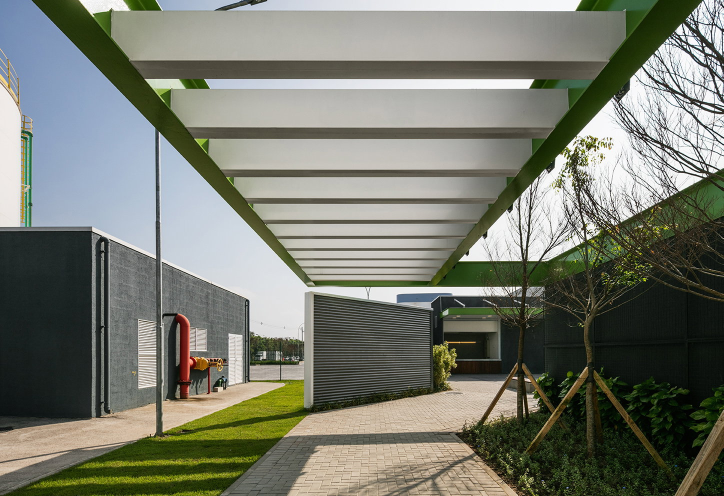
#> input picture assets/img/obras/goodman.jpg, 1447 x 992 px (shown at 1/2 size)
$ python optimize-images.py ../assets/img/og-certek.jpg
#> lines starting #> are read from the running program, lines starting #| are printed output that depends on the picture
#!/usr/bin/env python3
"""Reduz o peso das imagens sem mudar como a página parece.

Três problemas medidos no repositório:

1. Os 40 logos de cliente vieram de fatias de tiras JPEG, salvos em PNG RGBA de
   ~340px de largura. O alfa é totalmente opaco (25% de dados jogados fora), o
   ruído de JPEG não comprime bem em PNG truecolor, e a célula do mosaico exibe
   cerca de 100x47 CSS px.
2. As fotos de obra são servidas no tamanho original — goodman.jpg tem 1447px e
   350 KB para um card que renderiza a ~540 CSS px.
3. A foto do herói entra a opacity 0.28 sob um gradiente 86% opaco, ou seja,
   quase nada da qualidade original chega aos olhos.

Alvos: DPR2 do tamanho real de exibição. Nunca amplia.

Uso:  ../bin/python scripts/optimize-images.py [--dry-run]
Depois:  ../bin/python scripts/add-img-dims.py   (senão o CLS volta)
"""

import pathlib
import sys

from PIL import Image

ROOT = pathlib.Path(__file__).resolve().parent.parent
IMG = ROOT / "assets/img"

DRY = "--dry-run" in sys.argv


def kb(n: int) -> str:
    return f"{n / 1024:.0f} KB"


def processa(path: pathlib.Path, fn) -> tuple[int, int]:
    antes = path.stat().st_size
    if DRY:
        return antes, antes
    fn(path)
    return antes, path.stat().st_size


def logo(path: pathlib.Path) -> None:
    im = Image.open(path).convert("RGBA")
    # o alfa é opaco em todos: descartar o canal antes de quantizar
    if im.getchannel("A").getextrema() == (255, 255):
        im = im.convert("RGB")
    im.thumbnail((190, 190), Image.LANCZOS)
    im.convert("RGB").quantize(colors=128, method=Image.FASTOCTREE).save(
        path, "PNG", optimize=True
    )


def foto(largura_max: int, qualidade: int):
    def _fn(path: pathlib.Path) -> None:
        im = Image.open(path).convert("RGB")
        if im.width > largura_max:
            im.thumbnail((largura_max, largura_max * 4), Image.LANCZOS)
        im.save(path, "JPEG", quality=qualidade, optimize=True, progressive=True)
    return _fn


def main() -> int:
    if DRY:
        print("(dry-run — nada será gravado)\n")

    total_antes = total_depois = 0

    logos = sorted((IMG / "clientes/logos").glob("*.png"))
    print(f"==> {len(logos)} logos de cliente  (exibidos a ~100x47 CSS px)")
    a = d = 0
    for p in logos:
        x, y = processa(p, logo)
        a += x
        d += y
    print(f"    {kb(a)} -> {kb(d)}")
    total_antes += a
    total_depois += d

    # o card renderiza a ~540 CSS px; 1080 cobre DPR2
    print("\n==> fotos de obra  (card a ~540 CSS px, alvo 1080)")
    for nome in ("goodman.jpg", "klabin.jpg", "sca-1.jpg", "clara-resorts-2.jpg"):
        p = IMG / "obras" / nome
        if not p.is_file():
            print(f"    ausente: {nome}")
            continue
        x, y = processa(p, foto(1080, 72))
#> in _fn, im is the input picture: PIL image 1447x992 RGB; mean R, G, B 119.7, 122.6, 110.9
#> in _fn, `im.thumbnail((largura_max, largura_max * 4), Image.LANCZOS)`:
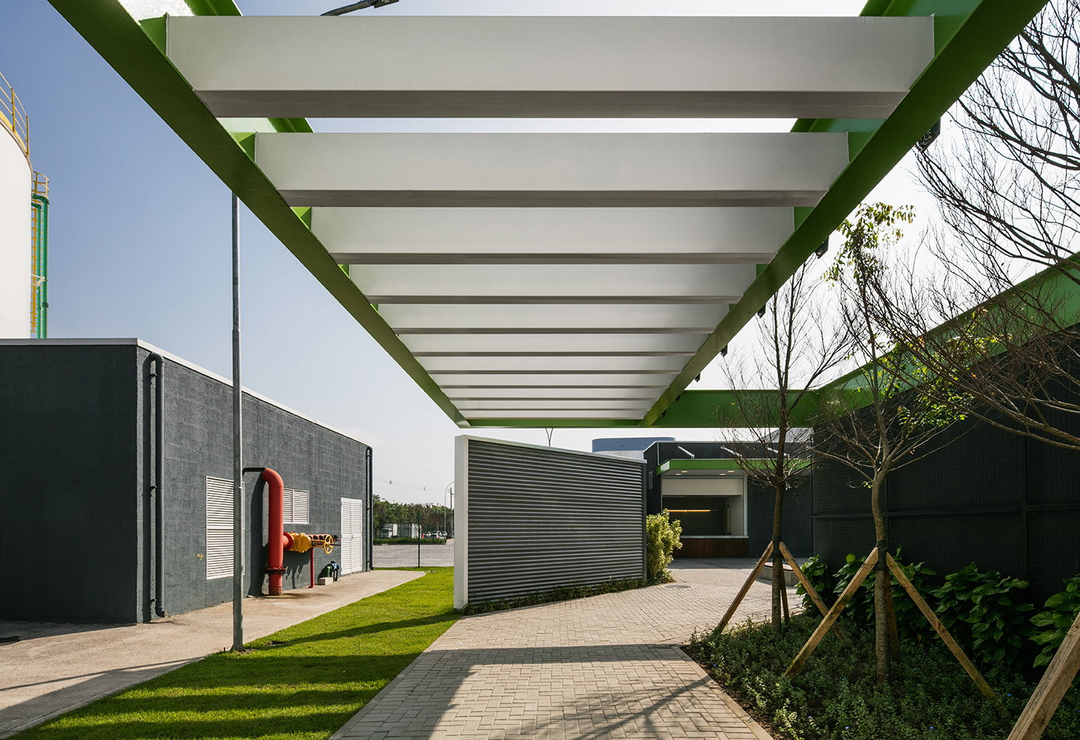
#> im: PIL image 1080x740 RGB; mean R, G, B 119.7, 122.5, 110.9
        print(f"    {nome:<24} {kb(x):>8} -> {kb(y):>8}")
        total_antes += x
        total_depois += y

    # herói: opacity .28 sob gradiente 86% opaco — q45 é indistinguível
    p = IMG / "obras/clara-resorts-1.jpg"
    if p.is_file():
        print("\n==> herói  (opacity .28 sob gradiente; q45)")
        x, y = processa(p, foto(1600, 45))
        print(f"    {p.name:<24} {kb(x):>8} -> {kb(y):>8}")
        total_antes += x
        total_depois += y

    # favicon grande: logotipo de poucas cores não precisa de 24 bits
    p = IMG / "favicon-512.png"
    if p.is_file():
        print("\n==> favicon 512")
        def _fav(path):
            im = Image.open(path).convert("RGBA")
            im.quantize(colors=64, method=Image.FASTOCTREE).save(path, "PNG", optimize=True)
        x, y = processa(p, _fav)
        print(f"    {p.name:<24} {kb(x):>8} -> {kb(y):>8}")
        total_antes += x
        total_depois += y

    print("\n" + "-" * 46)
    print(f"total  {kb(total_antes)} -> {kb(total_depois)}"
          f"   (-{kb(total_antes - total_depois)}, "
          f"-{100 * (total_antes - total_depois) / total_antes:.0f}%)")
    if not DRY:
        print("\nAgora rode:  ../bin/python scripts/add-img-dims.py")
    return 0


if __name__ == "__main__":
    raise SystemExit(main())
#> (the program exits here)
